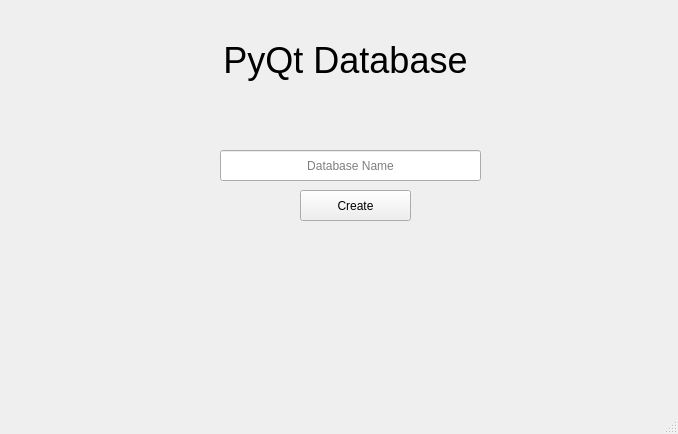
<?xml version="1.0" encoding="UTF-8"?>
<ui version="4.0">
 <class>DataWindow</class>
 <widget class="QMainWindow" name="DataWindow">
  <property name="geometry">
   <rect>
    <x>0</x>
    <y>0</y>
    <width>678</width>
    <height>434</height>
   </rect>
  </property>
  <property name="windowTitle">
   <string>MainWindow</string>
  </property>
  <widget class="QWidget" name="centralwidget">
   <widget class="QLabel" name="label">
    <property name="geometry">
     <rect>
      <x>20</x>
      <y>40</y>
      <width>651</width>
      <height>41</height>
     </rect>
    </property>
    <property name="font">
     <font>
      <pointsize>27</pointsize>
     </font>
    </property>
    <property name="text">
     <string>PyQt Database</string>
    </property>
    <property name="alignment">
     <set>Qt::AlignCenter</set>
    </property>
   </widget>
   <widget class="QLineEdit" name="ld_db_create">
    <property name="geometry">
     <rect>
      <x>220</x>
      <y>150</y>
      <width>261</width>
      <height>31</height>
     </rect>
    </property>
    <property name="alignment">
     <set>Qt::AlignCenter</set>
    </property>
    <property name="placeholderText">
     <string>Database Name</string>
    </property>
   </widget>
   <widget class="QPushButton" name="btn_db_create">
    <property name="geometry">
     <rect>
      <x>300</x>
      <y>190</y>
      <width>111</width>
      <height>31</height>
     </rect>
    </property>
    <property name="text">
     <string>Create</string>
    </property>
   </widget>
  </widget>
  <widget class="QStatusBar" name="statusbar"/>
 </widget>
 <resources/>
 <connections/>
</ui>
